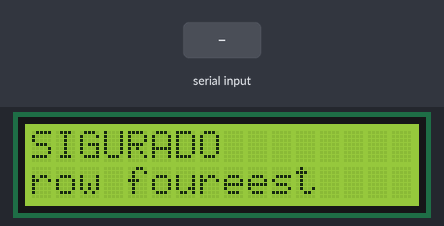
Bench run of a sketch on a simulated ESP32. Shown: 16×2 character LCD. The test bench sets the inputs (shaded band). What the sketch prints to the serial monitor is not drawn.

Above: at 1.6 s.
1.7 s: "1\n" received over Serial
At 2.2 s:
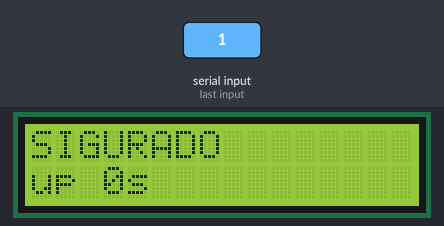
4.7 s: "3\n" received over Serial
At 5.1 s:
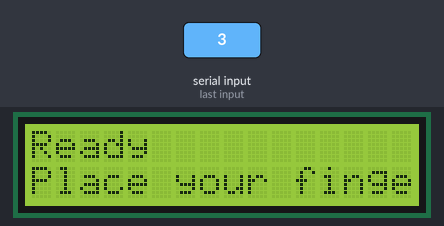
At 7.5 s:
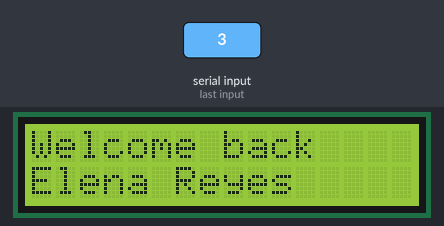
Timing chart, 0 to 9.0 s (numbered marks = the images above; inputs shaded):
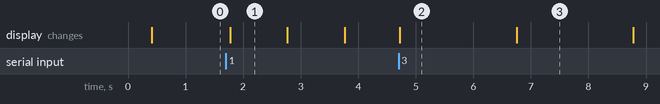

Measured:
- after the input at 1.7 s, the display: changes after 0.07 s (image 1)
- after the input at 4.7 s, the display: changes at once (image 2)
- what the display in image 1 shows lasts 1.0 s, from 1.8 s to 2.8 s
- what the display in image 2 shows lasts 2.1 s, from 4.7 s to 6.8 s

The sketch:

lcd.ino
```cpp
// TEST 3 of 12: the 20x4 I2C display.
//
// Run i2c_scan first and put the address it reported in LCD_ADDRESS below.
//
// Wiring:
//   VCC to VIN (5V). The HD44780 will not light properly on 3.3V.
//   GND to GND
//   SDA to GPIO 21
//   SCL to GPIO 22
//
// The backpack is the same PCF8574 on a 16x2 and a 20x4, so the address tells
// you nothing about the size. If the text wraps into the wrong rows, or rows 3
// and 4 stay blank, the size is wrong rather than the address: press 'z'.
//
// Expect: four rows of text, then a screen that counts seconds. If the
// backlight is on but the rows are blank boxes or blank white, the address is
// right and the contrast is wrong: turn the small blue trimmer on the back of
// the backpack slowly with a screwdriver until the text appears.
//
// Monitor commands:
//   1  fill all four rows
//   2  walk the cursor through every cell, so a dead one shows up
//   3  the real messages the firmware shows, one every 2 seconds
//   4  a ruler, to count the columns you actually have
//   b  toggle the backlight
//   a  try the other common address and re-init
//   z  switch between 20x4 and 16x2

#include <LiquidCrystal_I2C.h>
#include <Wire.h>

static const uint8_t PIN_SDA = 21;
static const uint8_t PIN_SCL = 22;

static uint8_t lcdAddress = 0x27;

static uint8_t lcdCols = 20;
static uint8_t lcdRows = 4;

LiquidCrystal_I2C lcd(lcdAddress, lcdCols, lcdRows);

bool backlightOn = true;
uint32_t lastTick = 0;
uint32_t seconds = 0;
bool counting = true;

// The wording here is copied from the firmware on purpose. Reading it on the
// real glass is the only way to catch a message that overruns the row.
struct Message {
    const char* top;
    const char* bottom;
};

static const Message FIRMWARE_MESSAGES[] = {
    {"Ready", "Place your finger"},
    {"Welcome back", "Elena Reyes"},
    {"The door is open", "Please come in"},
    {"The cabinet is open", "Your code is 4821"},
    {"Not recognized", "Please try again"},
    {"Scan at the door", "first, then here"},
    {"Your enrollment code", "739104"},
    {"Your finger is saved", "You are all set"},
    {"The door is open", "Please close it"},
    {"Offline", "Retrying shortly"},
};
static const size_t MESSAGE_COUNT =
    sizeof(FIRMWARE_MESSAGES) / sizeof(FIRMWARE_MESSAGES[0]);

void clearRow(uint8_t row) {
    lcd.setCursor(0, row);
    for (uint8_t col = 0; col < lcdCols; col++) {
        lcd.print(' ');
    }
    lcd.setCursor(0, row);
}

void show(const char* top, const char* bottom) {
    lcd.clear();
    lcd.setCursor(0, 0);
    lcd.print(top);
    lcd.setCursor(0, 1);
    lcd.print(bottom);

    if (strlen(top) > lcdCols || strlen(bottom) > lcdCols) {
        Serial.print(F("  WARNING: longer than "));
        Serial.print(lcdCols);
        Serial.println(F(" characters, so it is cut off"));
    }
}

void startLcd() {
    lcd = LiquidCrystal_I2C(lcdAddress, lcdCols, lcdRows);
    lcd.init();
    lcd.backlight();
    backlightOn = true;

    Serial.print(F("initialised at 0x"));
    Serial.print(lcdAddress, HEX);
    Serial.print(F(" as "));
    Serial.print(lcdCols);
    Serial.print('x');
    Serial.println(lcdRows);

    fillRows();
}

void fillRows() {
    counting = false;
    lcd.clear();
    lcd.setCursor(0, 0);
    lcd.print("SIGURADO");
    lcd.setCursor(0, 1);
    lcd.print("display test");
    if (lcdRows > 2) {
        lcd.setCursor(0, 2);
        lcd.print("row three");
        lcd.setCursor(0, 3);
        lcd.print("row four");
    }
    Serial.print(F("  all "));
    Serial.print(lcdRows);
    Serial.println(F(" rows written. Every one should have text."));
    Serial.println(F("  If the last two are blank, press 'z'."));
}

// A 20 column ruler. Counting the digits on the glass is the quickest way to
// settle whether a module really is 20 wide.
void ruler() {
    counting = false;
    lcd.clear();
    lcd.setCursor(0, 0);
    lcd.print("12345678901234567890");
    lcd.setCursor(0, 1);
    lcd.print("....5....0....5....0");
    if (lcdRows > 2) {
        lcd.setCursor(0, 2);
        lcd.print("count the digits on");
        lcd.setCursor(0, 3);
        lcd.print("the top row");
    }
    Serial.println(F("  count the digits on the top row. 20 means 20 columns,"));
    Serial.println(F("  16 means this is a 16x2 and you should press 'z'."));
}

void walkCursor() {
    counting = false;
    lcd.clear();
    for (uint8_t row = 0; row < lcdRows; row++) {
        for (uint8_t col = 0; col < lcdCols; col++) {
            lcd.setCursor(col, row);
            lcd.print(char('0' + (col % 10)));
            delay(40);
        }
    }
    Serial.print(F("  all "));
    Serial.print((uint16_t)lcdCols * lcdRows);
    Serial.println(F(" cells written. Every one should be readable."));
}

void playMessages() {
    counting = false;
    for (size_t i = 0; i < MESSAGE_COUNT; i++) {
        Serial.print(F("  ["));
        Serial.print(FIRMWARE_MESSAGES[i].top);
        Serial.print(F(" / "));
        Serial.print(FIRMWARE_MESSAGES[i].bottom);
        Serial.println(F("]"));
        show(FIRMWARE_MESSAGES[i].top, FIRMWARE_MESSAGES[i].bottom);
        delay(2000);
    }
    Serial.println(F("  done. Back to the counter."));
    counting = true;
}

void help() {
    Serial.println();
    Serial.println(F("1 fill rows  2 cursor walk  3 firmware messages  4 ruler"));
    Serial.println(F("b backlight  a other address  z 20x4 / 16x2"));
}

void setup() {
    Serial.begin(115200);
    delay(300);

    Wire.begin(PIN_SDA, PIN_SCL);
    Wire.setClock(100000);

    Serial.println();
    Serial.println(F("LCD test."));
    startLcd();
    help();
}

void loop() {
    if (counting && millis() - lastTick >= 1000) {
        lastTick = millis();
        char line[24];
        snprintf(line, sizeof(line), "up %lus", (unsigned long)seconds++);
        clearRow(lcdRows > 2 ? 3 : 1);
        lcd.print(line);
    }

    if (!Serial.available()) {
        return;
    }

    const char c = Serial.read();
    switch (c) {
        case '1':
            fillRows();
            counting = true;
            break;
        case '2':
            walkCursor();
            break;
        case '3':
            playMessages();
            break;
        case '4':
            ruler();
            break;
        case 'b':
            backlightOn = !backlightOn;
            if (backlightOn) {
                lcd.backlight();
            } else {
                lcd.noBacklight();
            }
            Serial.print(F("  backlight "));
            Serial.println(backlightOn ? F("on") : F("off"));
            break;
        case 'a':
            lcdAddress = (lcdAddress == 0x27) ? 0x3F : 0x27;
            startLcd();
            break;
        case 'z':
            if (lcdCols == 20) {
                lcdCols = 16;
                lcdRows = 2;
            } else {
                lcdCols = 20;
                lcdRows = 4;
            }
            startLcd();
            break;
        case '\n':
        case '\r':
            break;
        default:
            help();
            break;
    }
}
```
